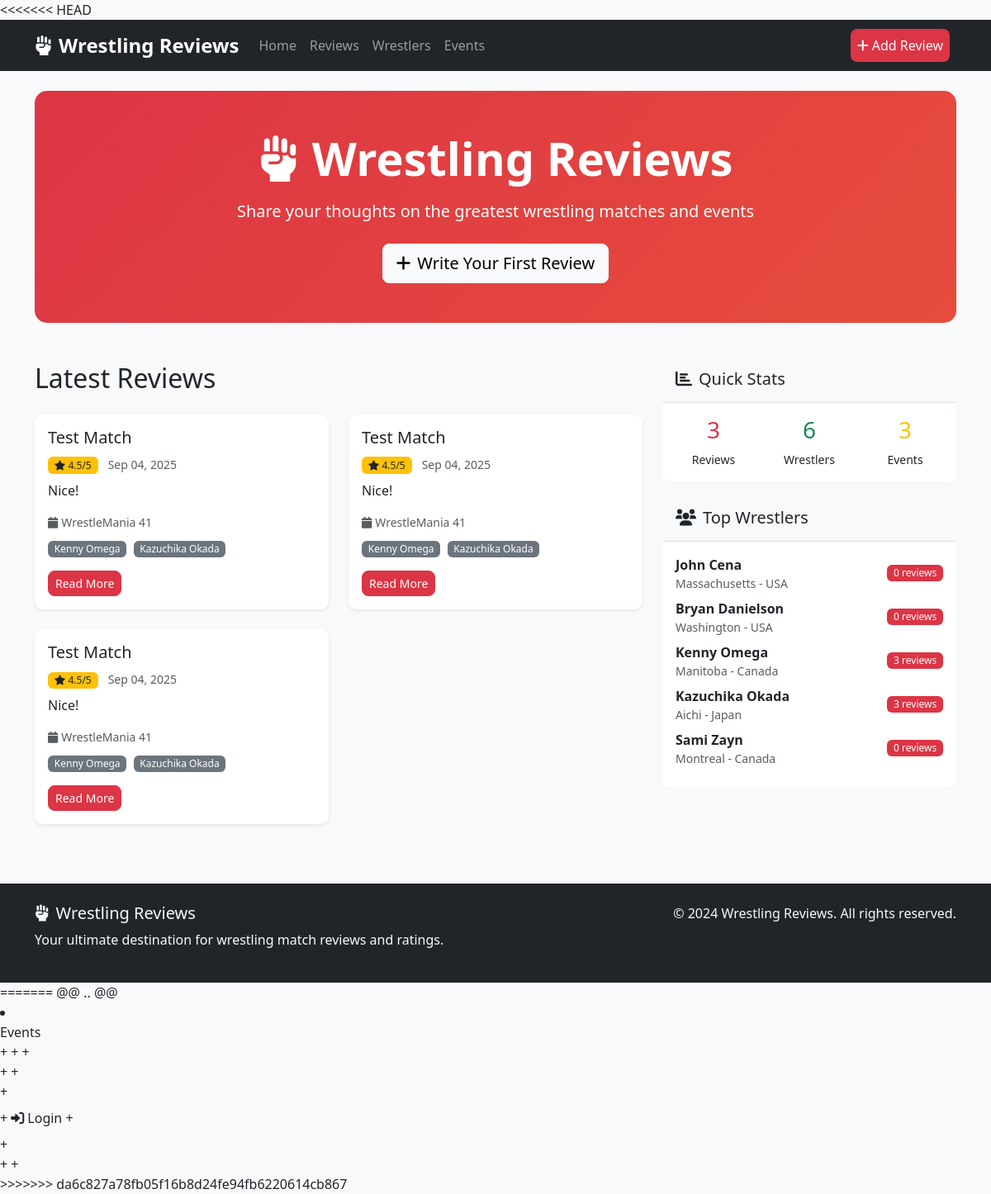
/, run on an earlier commit of the app's database.
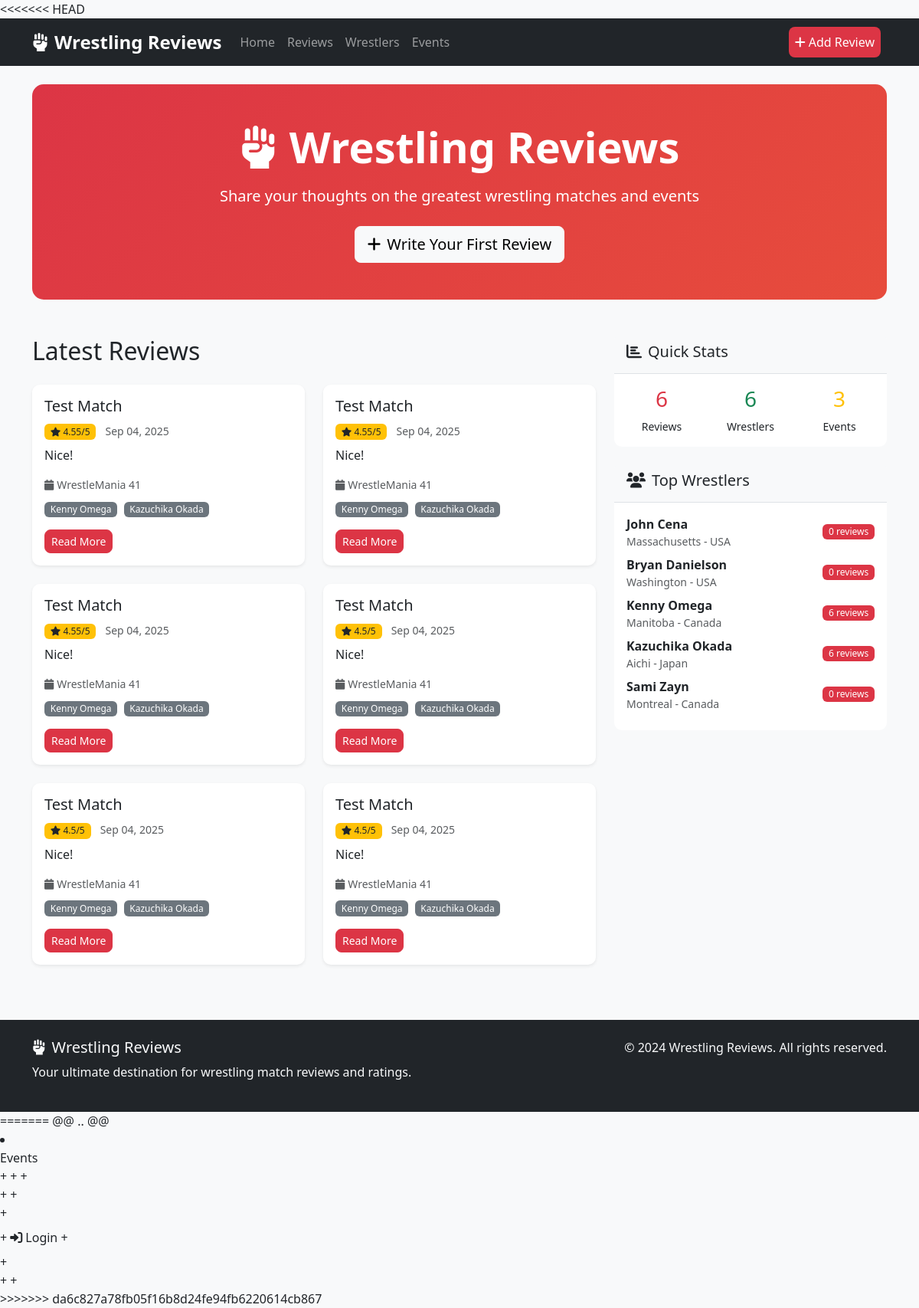
And on a later commit of the database.
### reviews/models.py (models this page shows, shortened)
class Review(models.Model):
    match_title = models.CharField(max_length=200)
    event = models.ForeignKey(Event, on_delete=models.CASCADE, related_name="reviews")
    wrestlers = models.ManyToManyField(Wrestler, related_name="reviews")
    review_content = models.TextField()
    rating = models.FloatField()
    user = models.ForeignKey(User, on_delete=models.CASCADE)
    created_at = models.DateTimeField(auto_now_add=True)

### events/models.py (models this page shows)
class Event(models.Model):
    name = models.CharField(max_length=200)
    date = models.DateField()
    location = models.CharField(max_length=200)
    promotion = models.CharField(max_length=100, blank=True, default="")
    description = models.TextField(blank=True, default="")
    is_ppv = models.BooleanField(default=True)
    created_at = models.DateTimeField(auto_now_add=True)
    updated_at = models.DateTimeField(auto_now=True)
    class Meta:
        ordering = ["date", "-created_at", "-updated_at"]

### wrestlers/models.py (models this page shows, shortened)
class Wrestler(models.Model):
    name = models.CharField(max_length=200)
    country = models.CharField(max_length=100)
    debut_year = models.IntegerField()
    birth_date = models.DateField(null=True, blank=True)
    debut_date = models.DateField(null=True, blank=True)

### wrestling_reviews/views.py (the view)
# urls.py: 2. Add a URL to urlpatterns:  path('', views.home, name='home')
def home(request):
    latest_reviews = Review.objects.select_related('event', 'user').prefetch_related('wrestlers').order_by('-created_at')[:6]
    total_reviews = Review.objects.count()
    total_wrestlers = Wrestler.objects.count()
    total_events = Event.objects.count()
    top_wrestlers = Wrestler.objects.prefetch_related('reviews').all()[:5]
    context = {
        'latest_reviews': latest_reviews,
        'total_reviews': total_reviews,
        'total_wrestlers': total_wrestlers,
        'total_events': total_events,
        'top_wrestlers': top_wrestlers,
    }
    return render(request, 'home.html', context)

### templates/home.html (shortened to what this page needs)
{% extends 'base.html' %}
{% load static %}
{% block content %}
<div class="hero-section bg-primary text-white py-5 mb-5 rounded">
    <div class="container text-center">
        <h1 class="display-4 fw-bold mb-3">
            <i class="fas fa-fist-raised me-3"></i>Wrestling Reviews
        </h1>
        <p class="lead mb-4">Share your thoughts on the greatest wrestling matches and events</p>
        <a href="{% url 'add_review' %}" class="btn btn-light btn-lg">
            <i class="fas fa-plus me-2"></i>Write Your First Review
        </a>
    </div>
</div>
<div class="row">
    <div class="col-lg-8">
        <h2 class="mb-4">Latest Reviews</h2>
        <div class="row">
            {% for review in latest_reviews %}
            <div class="col-md-6 mb-4">
                <div class="card h-100 shadow-sm">
                    <div class="card-body">
                        <h5 class="card-title">{{ review.match_title }}</h5>
                        <div class="mb-2">
                            <span class="badge bg-warning text-dark">
                                <i class="fas fa-star"></i> {{ review.rating }}/5
                            </span>
                            <small class="text-muted ms-2">{{ review.created_at|date:"M d, Y" }}</small>
                        </div>
                        <p class="card-text">{{ review.review_content|truncatewords:20 }}</p>
                        <div class="mb-2">
                            <small class="text-muted">
                                <i class="fas fa-calendar me-1"></i>{{ review.event.name }}
                            </small>
                        </div>
                        <div class="mb-3">
                            {% for wrestler in review.wrestlers.all %}
                                <span class="badge bg-secondary me-1">{{ wrestler.name }}</span>
                            {% endfor %}
                        </div>
                        <a href="{% url 'review_detail' review.id %}" class="btn btn-primary btn-sm">Read More</a>
                    </div>
                </div>
            </div>
            {% endfor %}
        </div>
    </div>
    <div class="col-lg-4">
        <div class="card mb-4">
            <div class="card-header">
                <h5><i class="fas fa-chart-bar me-2"></i>Quick Stats</h5>
            </div>
            <div class="card-body">
                <div class="row text-center">
                    <div class="col-4">
                        <h3 class="text-primary">{{ total_reviews }}</h3>
                        <small>Reviews</small>
                    </div>
                    <div class="col-4">
                        <h3 class="text-success">{{ total_wrestlers }}</h3>
                        <small>Wrestlers</small>
                    </div>
                    <div class="col-4">
                        <h3 class="text-warning">{{ total_events }}</h3>
                        <small>Events</small>
                    </div>
                </div>
            </div>
        </div>
        <div class="card">
            <div class="card-header">
                <h5><i class="fas fa-users me-2"></i>Top Wrestlers</h5>
            </div>
            <div class="card-body">
                {% for wrestler in top_wrestlers %}
                <div class="d-flex justify-content-between align-items-center mb-2">
                    <div>
                        <strong>{{ wrestler.name }}</strong>
                        <br>
                        <small class="text-muted">{{ wrestler.country }}</small>
                    </div>
                    <span class="badge bg-primary">{{ wrestler.reviews.count }} reviews</span>
                </div>
                {% empty %}
                <p class="text-muted">No wrestlers yet</p>
                {% endfor %}
            </div>
        </div>
    </div>
</div>
{% endblock %}

What changed in the data, as far as the page shows it:
added Review: match_title "Test Match", rating "4.55", created_at "Sep 04, 2025", review_content "Nice!", event.name "WrestleMania 41", Wrestler (name "Kenny Omega"), Wrestler (name "Kazuchika Okada")
computed for Wrestler "Kenny Omega": reviews.count "3" → "6"
computed for Wrestler "Kazuchika Okada": reviews.count "3" → "6"
added Review: match_title "Test Match", rating "4.55", created_at "Sep 04, 2025", review_content "Nice!", event.name "WrestleMania 41", Wrestler (name "Kenny Omega"), Wrestler (name "Kazuchika Okada")
added Review: match_title "Test Match", rating "4.55", created_at "Sep 04, 2025", review_content "Nice!", event.name "WrestleMania 41", Wrestler (name "Kenny Omega"), Wrestler (name "Kazuchika Okada")
Also different on the page:
{{ total_reviews }}: "3" → "6"
